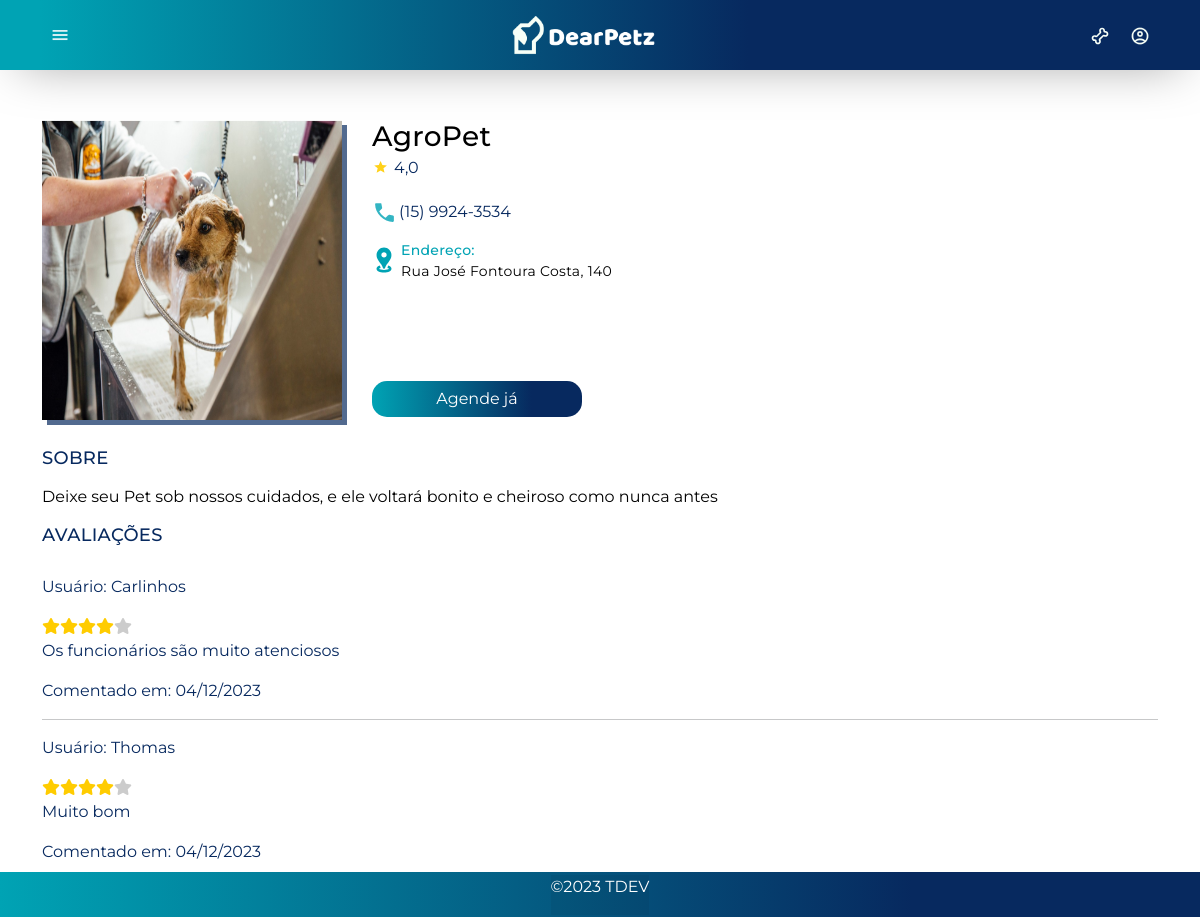
Page /petshops/view.php?cnpj=12.123.123/1231-23 on the committed database.
### tables this page shows
CREATE TABLE `empresas` (
  `cnpj` varchar(20) NOT NULL,
  `nome` varchar(50) DEFAULT NULL,
  `endereço` varchar(500) DEFAULT NULL,
  `telefone` varchar(50) DEFAULT NULL,
  `precoBanho` varchar(6) DEFAULT NULL,
  `precoTosa` varchar(6) DEFAULT NULL,
  `foto` varchar(100) DEFAULT NULL,
  `sobre` varchar(500) DEFAULT NULL,
  `cidade` varchar(100) DEFAULT NULL,
  `bairro` varchar(100) DEFAULT NULL,
  `estado` varchar(100) DEFAULT NULL
);

CREATE TABLE `avaliacoes` (
  `id` int(11) NOT NULL,
  `qtd_estrela` int(11) NOT NULL,
  `mensagem` varchar(255) DEFAULT NULL,
  `created` datetime NOT NULL,
  `modified` datetime DEFAULT NULL,
  `id_empresa` varchar(20) NOT NULL,
  `id_usuario` int(11) NOT NULL
);

CREATE TABLE `usuarios` (
  `id` int(11) NOT NULL,
  `nome` varchar(50) NOT NULL,
  `email` varchar(30) NOT NULL,
  `password` varchar(30) NOT NULL,
  `foto` varchar(255) DEFAULT NULL,
  `fk_empresas_cnpj` varchar(20) DEFAULT NULL
);

### inc/database.php (called while the page is built, shortened)
<?php
	 function open_database() {
		try {
			$conn = new mysqli(DB_HOST, DB_USER, DB_PASSWORD, DB_NAME);
			$conn -> set_charset ("utf8");
			return $conn;
		} catch (Exception $e) {
			echo "<h3>Ocorreu um erro:\n<br>".$e->getMessage(). "</h3>";
			return null;
		}
	}
	function get_tutor_name($id) {
		$database = open_database();
		$found = null;
		$sql = "SELECT nome FROM usuarios WHERE id = $id";
		$result = $database->query($sql);
		if ($result->num_rows > 0) {
			$row = $result->fetch_assoc();
			return $row["nome"];
		} else {
			return "Nome não encontrado";
		}
		return $found;
	}
	function find1( $table = null, $id = null ) {
		$database = open_database();
		$found = null;
		try {
		  if ($id) {
			$sql = "SELECT * FROM " . $table . " WHERE cnpj =  '$id'";
			$result = $database->query($sql);
			if ($result->num_rows > 0) {
			  $found = $result->fetch_assoc();
			}
		  }
		} catch (Exception $e) {
		  $_SESSION['message'] = $e->GetMessage();
		  $_SESSION['type'] = 'danger';
	  }
		return $found;
	}
	function FormataData($data){
		$da = new DateTime ($data);
		return $da->format ("d/m/Y");
	  }

### petshops/functions.php (called while the page is built, shortened)
<?php
function calcularMedia($host, $usuario, $senha, $banco, $tabela, $coluna, $cnpj) {
  $conexao = mysqli_connect(DB_HOST, DB_USER, DB_PASSWORD, DB_NAME);
  $consulta = "SELECT qtd_estrela FROM avaliacoes WHERE id_empresa = '$cnpj'";
  $resultado = mysqli_query($conexao, $consulta);
  $soma = 0;
  $contador = 0;
  while ($linha = mysqli_fetch_assoc($resultado)) {
      $soma += $linha['qtd_estrela'];
      $contador++;
  }
  if ($contador > 0) {
      $media = $soma / $contador;
  } else {
      $media = 0;
  }
  $mediaFormatada = number_format($media, 1, ',', '');
  return $mediaFormatada;
}
function view($cnpj = null) {
  $empresa = find1('empresas',$cnpj);
}
?>

### petshops/view.php (the view, shortened to what this page needs)
<?php
require_once('functions.php');
view($_GET['cnpj']);
$tabela = 'avaliacoes';
$coluna = 'qtd_estrela';
?>
<?php include_once(HEADER_TEMPLATE); ?>
<div class="container" style="padding-bottom:20px">
	<div class="empresa-selecionada">
		<div class="lalala">
			<div class="pet-foto">
				<?php
				if (!empty($empresa['foto'])) {
					echo "<img src=\"imagens/" . $empresa['foto'] . "\"  width=\"300px\"  height=\"300px\">";
				} else {
					echo "<img src=\"imagens/cachorro-triste-capa (1).jpg\" width=\"300px\"  height=\"300px\">";
				}
				?>
			</div>
			<div class="empresa-info-lateral">
				<div class="col-4">
					<h2 class="empresa-nome">
						<?php echo $empresa['nome']; ?>
					</h2>
				</div>
				<div class="empresa-star">
					<div class="estrela">
						<img src="<?php echo BASEURL ?>images/icons/star.svg" alt="" />
					</div>
					<?php
					$cnpj = $empresa['cnpj'];
					$media = calcularMedia(DB_HOST, DB_USER, DB_PASSWORD, DB_NAME, $tabela, $coluna, $cnpj);
					?>
					<p class="nota-empresa"><?php echo $media?></p>
				</div>
				<div class="empresa-telefone">
					<div class="telefone">
						<img src="<?php echo BASEURL ?>images/icons/telefone.svg" alt="" />
					</div>
					<p class="telefone-info">
						<?php echo $empresa['telefone']; ?>
					</p>
				</div>
				<dl class="endereco">
					<div class="endereco-icone">
						<img src="<?php echo BASEURL ?>images/icons/localizacao.svg" alt="" />
					</div>
					<div class="endereco-escrito">
						<p class="rua">Endereço:</p>
						<dd class="endereco-banco">
							<?php echo $empresa['endereço']; ?>
						</dd>
					</div>
				</dl>
				<div id="actions" class="botao">
					<a href="<?php echo BASEURL; ?>agendamento/add.php?id=<?php echo $empresa['cnpj']; ?>"
						style="background: rgb(0,163,180); background: linear-gradient(90deg, rgba(0,163,180,1) 0%, rgba(7,41,95,1) 76%); width: 210px; border: none;border-radius: 15px;"
						class="btn btn-secondary">Agende já</a>
				</div>
			</div>
		</div>
	</div>
	<div class="parte-inferior">
		<div class="empresa-info-abaixo">
			<div class="sobre-empresa">
				<p class="titulo-sobre">Sobre</p>
				<p class="sobre-info">
					<?php echo $empresa['sobre']; ?>
				</p>
				<h1 class="avaliacao-titulo">Avaliações</h1>
			</div>
			<?php
			$query_avaliacoes = "SELECT id, qtd_estrela, mensagem, id_usuario , created
												FROM avaliacoes
												WHERE id_empresa = '$cnpj'
												ORDER BY created DESC";
			$conn = new pdo("mysql:host=" . DB_HOST . ";dbname=" . DB_NAME, DB_USER, DB_PASSWORD);
			$result_avaliacoes = $conn->prepare($query_avaliacoes);
			$result_avaliacoes->execute();
			if($result_avaliacoes->rowCount() > 0):{
				while ($row_avaliacao = $result_avaliacoes->fetch(PDO::FETCH_ASSOC)) {
					extract($row_avaliacao);
					$id = $row_avaliacao['id_usuario'];
					$name = get_tutor_name($id);
					echo "<p>Usuário: $name</p>";
					for ($i = 1; $i <= 5; $i++) {
						if ($i <= $qtd_estrela) {
							echo '<i class="estrela-preenchida fa-solid fa-star"></i>';
						} else {
							echo '<i class="estrela-vazia fa-solid fa-star"></i>';
						}
					}
					echo "<p> $mensagem</p>";
					?>
					<p>Comentado em:
						<?php echo FormataData($created); ?>
					</p>
					<hr>
				<?php }
			}else:{
				echo "<p>Ainda não há avaliações para este Petshop =(</p>";
			}
		endif;?>
		</div>
	</div>
</div>
<?php include(FOOTER_TEMPLATE);
ob_end_flush(); ?>

### inc/header.php (shortened to what this page needs)
<!DOCTYPE html>
<html lang="en">
  <head>
	<link rel="stylesheet" href="<?php echo BASEURL; ?>css/custom.css">
	<link rel="stylesheet" href="<?php echo BASEURL; ?>css/reset.css" />
    <link rel="stylesheet" href="<?php echo BASEURL; ?>css/header.css" />
    <link rel="stylesheet" href="<?php echo BASEURL; ?>css/global-style.css" />
    <link rel="stylesheet" href="<?php echo BASEURL; ?>css/secao-bem-vindos.css" />
    <link rel="stylesheet" href="<?php echo BASEURL; ?>css/footer.css" />
    <link rel="stylesheet" href="<?php echo BASEURL; ?>css/responsivo.css" />
    <link rel="stylesheet" href="<?php echo BASEURL; ?>css/bootstrap/bootstrap.min.css">
	<link rel="stylesheet" href="<?php echo BASEURL; ?>css/awesome/all.min.css">
	<link rel="stylesheet" href="<?php echo BASEURL; ?>css/style.css">
  <link rel="stylesheet" href="<?php echo BASEURL; ?>css/pets.css">
  <link rel="stylesheet" href="<?php echo BASEURL; ?>css/agendamentos.css">
  <link rel="stylesheet" href="<?php echo BASEURL; ?>css/cadastro.css">
    <link href="https://cdn.jsdelivr.net/npm/select2@4.1.0-rc.0/dist/css/select2.min.css" rel="stylesheet" />
    <link rel="stylesheet" href="<?php echo BASEURL; ?>css/secao-empresas.css" />
  </head>
  <body>
    <header class="header">
      <div class="header-div">
        <img
          class="icone-menu"
          src="<?php echo BASEURL?>images/icons/IconMenu.png"
          alt="Icone de Menu"
        />
        <a href="<?php echo BASEURL; ?>">
          <img class="logo" src="<?php echo BASEURL?>images/Logo.png" alt="Logo da página" />
				</a>
        <nav class="navegacao">
        <a href="<?php echo BASEURL; ?>pet">
          <img
                class="icone-osso"
                src="<?php echo BASEURL?>images/icons/osso.svg"
                alt="Icone de osso"
              />
        </a>
          <?php if ((!isset($_SESSION['id_empresa']) & $_SESSION['id_empresa'] == null) || (!isset($_SESSION['id']))): ?>
            <a class="nav-link" data-bs-toggle="modal" data-bs-target="#entrarmodal">
              <img
                class="icone-usuario"
                src="<?php echo BASEURL?>images/icons/conta.png"
                alt="Icone de usuário"
              />
            </a>
          <?php endif;?>
        </nav>
      </div>
    </header>
  <main>

### inc/footer.php (shortened to what this page needs)
</main>
<footer id="footer" >
	<?php
		$d = new DateTime("now");
		$d->format('Y');
	?>
	<div  style="background-color: rgba(0, 0, 0, 0.05);">
		<p style="color: #fff;">&copy;<?php echo $d->format('Y');?> TDEV </p>
	</div>
</footer>
	<link rel="stylesheet" href="https://cdnjs.cloudflare.com/ajax/libs/font-awesome/6.4.2/css/all.min.css" />
</body>
</html>

### css/custom.css (style rules this page uses)
:root { --amarelo: #ffcc00; --cinza: #cccccc; }
.estrela-preenchida { color: var(--amarelo); }
.estrela-vazia { color: var(--cinza); }

### css/header.css (style rules this page uses)
.header { background: linear-gradient(90deg, #00a3b4 3.36%, rgba(7, 41, 95) 62.36%); width: 100%; box-shadow: 0px 10px 50px -20px rgba(0, 0, 0, 0.5); position: relative; }
.header .header-div { margin: 0 auto; height: 70px; display: flex; align-items: center; justify-content: space-between; padding: var(--padding-padrao); }
.header .logo { width: 150px; }
.header img { width: 20px; }
.header .icone-menu:hover, .header .navegacao .icone-osso, .header .navegacao .icone-usuario { cursor: pointer; }
.header .navegacao { display: flex; gap: 20px; }

### css/global-style.css (style rules this page uses)
:root { --largura-da-pagina: 1440px; --padding-padrao: 0 50px; }
main { overflow-y: scroll; height: calc(100% - 70px); width: 100%; overflow-x: hidden; }
body { font-family: "Montserrat", sans-serif; display: flex; flex-direction: column; align-items: center; overflow: hidden; height: 100vh; }
* { margin: 0; padding: 0; box-sizing: border-box; }
a { text-decoration: none; color: unset; }

### css/footer.css (style rules this page uses)
#footer { display: flex; align-items: center; justify-content: center; position: fixed; left: 0; bottom: 0; width: 100%; background: rgb(0,163,180); background: linear-gradient(90deg, rgba(0,163,180,1) 0%, rgba(7,41,95,1) 76%); color: white; height: 45px; z-index: 1; }

### css/style.css (style rules this page uses)
.btn-secondary { font-family: 'Montserrat'; color: #FFF; background-color: #2C445C; }
h5,h2, H4, label { font-family: 'Montserrat'; color: whitesmoke; }
p { color: whitesmoke; font-family: 'Montserrat'; }
body { font-family: 'Montserrat'; overflow-x: hidden; }
a { text-decoration: none; color: currentColor; }
* { padding: 0; margin: 0; box-sizing: border-box; }
h2,label, p, a, h4 { color: #07295F; }

### css/pets.css (style rules this page uses)
.pet-foto { box-shadow: 5px 5px 0px #526A8F; }

### css/secao-empresas.css (style rules this page uses)
.empresa-selecionada .lalala { display: grid; display: flex; grid-template-columns: 1fr 1fr; padding-top: 50px; }
.empresa-nome { font-size: 28px; font-weight: 500; width: 600px; letter-spacing: 0.3px; color: black; margin-bottom: 0px; padding-left: 30px; }
.empresa-selecionada .endereco { font-size: 14px; width: 600px; letter-spacing: 0.3px; color: black; padding-top: 37px; padding-left: 30px; }
.empresa-selecionada .empresa-star { padding-left: 30px; padding-top: 0px; display: flex; display: grid; grid-template-columns: 0fr 0fr; }
.empresa-selecionada .empresa-star .nota-empresa { padding-left: 5px; padding-top: 2px; }
.empresa-selecionada .endereco { padding-left: 30px; padding-top: 0px; display: flex; display: grid; grid-template-columns: 0fr 0fr; padding-top: 0px; }
.empresa-selecionada .endereco .endereco-icone img { margin-left: -3px; margin-right: 2px; margin-top: 5px; width: 30px; }
.empresa-selecionada .endereco .endereco-escrito .rua { margin-bottom: 0px; font-weight: 500; letter-spacing: 0.3px; position: relative; color: #00A3B4; }
.empresa-selecionada .endereco .endereco-escrito .endereco-banco { width: 800px; }
.empresa-selecionada .botao { padding-left: 30px; padding-top: 0px; display: flex; gap: 10px; padding-top: 75px; }
.empresa-selecionada .empresa-telefone { padding-left: 30px; padding-top: 0px; display: flex; display: grid; grid-template-columns: 0fr 0fr; padding-top: 0px; }
.empresa-selecionada .empresa-telefone .telefone img { margin-left: 0px; margin-top: 4px; width: 25px; margin-right: 2px; }
.empresa-selecionada .empresa-telefone .telefone-info { margin-left: 0px; margin-top: 4px; width: 800px; }
.parte-inferior .empresa-info-abaixo .sobre-empresa .titulo-sobre { font-size: 18px; font-weight: 500; letter-spacing: 0.3px; text-transform: uppercase; margin-top: 25px; padding-bottom: 0px; color: #07295f; }
.parte-inferior .empresa-info-abaixo .sobre-empresa .sobre-info { max-width: 800px; margin-top: -3px; color: black; }
.endereco-banco, .sobre-info { overflow: hidden; word-wrap: break-word; }
.endereco-escrito { width: 857px; overflow: hidden; }
.parte-inferior .empresa-info-abaixo .sobre-empresa .avaliacao-titulo { font-size: 18px; font-weight: 500; letter-spacing: 0.3px; text-transform: uppercase; margin-top: 10px; padding-bottom: 0px; color: #07295f; padding-bottom: 20px; }

### rows in the picture
empresas: foto (picture), nome "AgroPet", telefone "(15) 9924-3534", endereço "Rua José Fontoura Costa, 140", sobre "Deixe seu Pet sob nossos cuidados, e ele voltará bonito e cheiroso como nunca antes"
avaliacoes: id_usuario.nome "Carlinhos", qtd_estrela 4 (drawn), mensagem "Os funcionários são muito atenciosos", created "04/12/2023"
avaliacoes: id_usuario.nome "Thomas", qtd_estrela 4 (drawn), mensagem "Muito bom", created "04/12/2023"

### other values in the picture
$media "4,0"
$d->format('Y') "2023"
